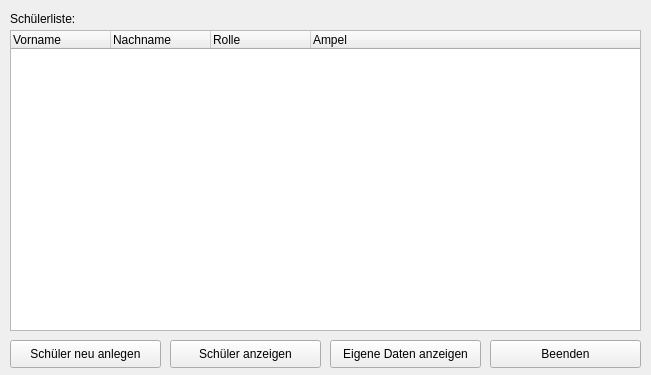
<ui version="4.0" >
 <class>Hauptmenu</class>
 <widget class="QWidget" name="Hauptmenu" >
  <property name="geometry" >
   <rect>
    <x>0</x>
    <y>0</y>
    <width>651</width>
    <height>375</height>
   </rect>
  </property>
  <property name="windowTitle" >
   <string>Hauptmenü</string>
  </property>
  <widget class="QLabel" name="label" >
   <property name="geometry" >
    <rect>
     <x>10</x>
     <y>10</y>
     <width>71</width>
     <height>18</height>
    </rect>
   </property>
   <property name="text" >
    <string>Schülerliste:</string>
   </property>
  </widget>
  <widget class="QPushButton" name="btnNeu" >
   <property name="geometry" >
    <rect>
     <x>10</x>
     <y>340</y>
     <width>151</width>
     <height>28</height>
    </rect>
   </property>
   <property name="text" >
    <string>Schüler neu anlegen</string>
   </property>
  </widget>
  <widget class="QPushButton" name="btnOwn" >
   <property name="geometry" >
    <rect>
     <x>330</x>
     <y>340</y>
     <width>151</width>
     <height>28</height>
    </rect>
   </property>
   <property name="text" >
    <string>Eigene Daten anzeigen</string>
   </property>
  </widget>
  <widget class="QPushButton" name="btnAnz" >
   <property name="geometry" >
    <rect>
     <x>170</x>
     <y>340</y>
     <width>151</width>
     <height>28</height>
    </rect>
   </property>
   <property name="text" >
    <string>Schüler anzeigen</string>
   </property>
  </widget>
  <widget class="QPushButton" name="btnEnd" >
   <property name="geometry" >
    <rect>
     <x>490</x>
     <y>340</y>
     <width>151</width>
     <height>28</height>
    </rect>
   </property>
   <property name="text" >
    <string>Beenden</string>
   </property>
  </widget>
  <widget class="QTreeWidget" name="treeWidget" >
   <property name="geometry" >
    <rect>
     <x>10</x>
     <y>30</y>
     <width>631</width>
     <height>301</height>
    </rect>
   </property>
   <property name="minimumSize" >
    <size>
     <width>631</width>
     <height>0</height>
    </size>
   </property>
   <property name="maximumSize" >
    <size>
     <width>631</width>
     <height>16777215</height>
    </size>
   </property>
   <property name="lineWidth" >
    <number>1</number>
   </property>
   <column>
    <property name="text" >
     <string>Vorname</string>
    </property>
   </column>
   <column>
    <property name="text" >
     <string>Nachname</string>
    </property>
   </column>
   <column>
    <property name="text" >
     <string>Rolle</string>
    </property>
   </column>
   <column>
    <property name="text" >
     <string>Ampel</string>
    </property>
   </column>
  </widget>
 </widget>
 <resources/>
 <connections/>
</ui>
